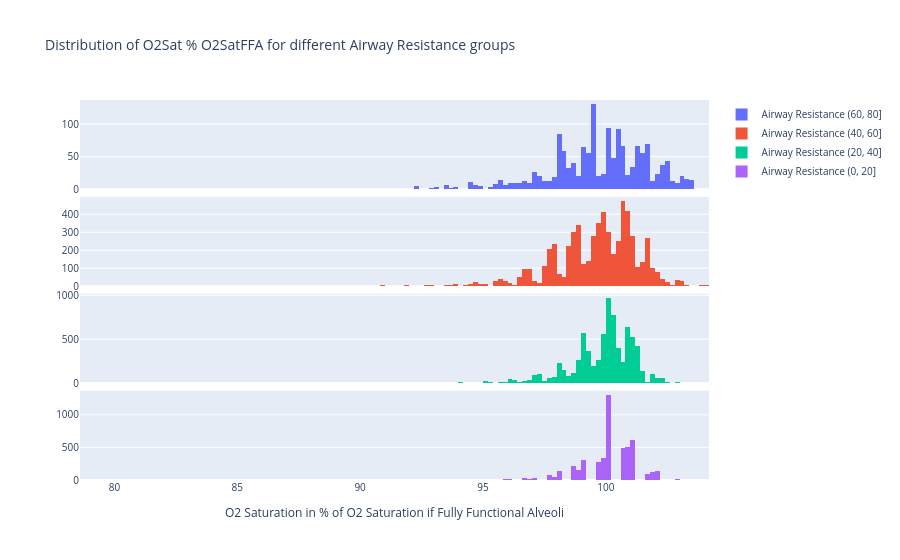

Notebook code for this chart:
### Code cell
import src.o2_fev1_analysis.partition as partition

O2_col = "O2Sat % O2SatFFA"
# O2_col = "O2SatFFA from ecFEV1 (%)"

# # Create 3 equally spaced bins for Airway Resistance
# df["AR group"] = partition.partition_in_n_equal_groups(
#     df["Airway Resistance mean from ecFEV1 (%)"], 5
# )

# Cut Airway Resistance into bins of 0-20, 20-40, 40-60, 60-80
df["AR group"] = pd.cut(
    df["Airway Resistance mean from ecFEV1 (%)"],
    bins=np.arange(0, 100, 20),
    include_lowest=False,
)

group_labels = df["AR group"].unique()
print(f"AR groups: {group_labels}")

# Create subplot with 3 rows
fig = make_subplots(
    rows=len(group_labels) - 1, cols=1, shared_xaxes=True, vertical_spacing=0.02
)
# On first subplot add histogram of Drop from O2 Saturation FFA (%) for 1st AR group
for i in range(len(group_labels) - 1):
    fig.add_trace(
        go.Histogram(
            x=df[df["AR group"] == group_labels[i]][O2_col],
            name=f"Airway Resistance {group_labels[i]}",
            # Bin size of 1
            xbins=dict(start=75, end=110, size=0.2),
        ),
        row=i + 1,
        col=1,
    )

# Smaller font size
# fig.update_xlayout(font=dict(size=10))
# Add title
fig.update_layout(
    title=f"Distribution of {O2_col} for different Airway Resistance groups",
    font=dict(size=10),
)
# Add x axis to last subplot
fig.update_xaxes(
    title_text="O2 Saturation in % of O2 Saturation if Fully Functional Alveoli",
    row=len(group_labels) - 1,
    col=1,
)

### Figure 1 — Plotly figure (JSON) as saved in the notebook; plotly's stock layout.template omitted (floating-point values rounded to 4 significant figures; data arrays with more than 128 entries replaced by an {"elided": "..."} marker saying what was removed)
{"data": [{"name": "Airway Resistance (60, 80]", "type": "histogram", "x": {"elided": "1497 float values"}, "xaxis": "x", "xbins": {"end": 110, "size": 0.2, "start": 75}, "yaxis": "y"}, {"name": "Airway Resistance (40, 60]", "type": "histogram", "x": {"elided": "6141 float values"}, "xaxis": "x2", "xbins": {"end": 110, "size": 0.2, "start": 75}, "yaxis": "y2"}, {"name": "Airway Resistance (20, 40]", "type": "histogram", "x": {"elided": "7755 float values"}, "xaxis": "x3", "xbins": {"end": 110, "size": 0.2, "start": 75}, "yaxis": "y3"}, {"name": "Airway Resistance (0, 20]", "type": "histogram", "x": {"elided": "4940 float values"}, "xaxis": "x4", "xbins": {"end": 110, "size": 0.2, "start": 75}, "yaxis": "y4"}], "layout": {"font": {"size": 10}, "title": {"text": "Distribution of O2Sat % O2SatFFA for different Airway Resistance groups"}, "xaxis": {"anchor": "y", "domain": [0, 1], "matches": "x4", "showticklabels": false}, "xaxis2": {"anchor": "y2", "domain": [0, 1], "matches": "x4", "showticklabels": false}, "xaxis3": {"anchor": "y3", "domain": [0, 1], "matches": "x4", "showticklabels": false}, "xaxis4": {"anchor": "y4", "domain": [0, 1], "title": {"text": "O2 Saturation in % of O2 Saturation if Fully Functional Alveoli"}}, "yaxis": {"anchor": "x", "domain": [0.765, 1.0]}, "yaxis2": {"anchor": "x2", "domain": [0.51, 0.745]}, "yaxis3": {"anchor": "x3", "domain": [0.255, 0.49]}, "yaxis4": {"anchor": "x4", "domain": [0, 0.235]}}}
